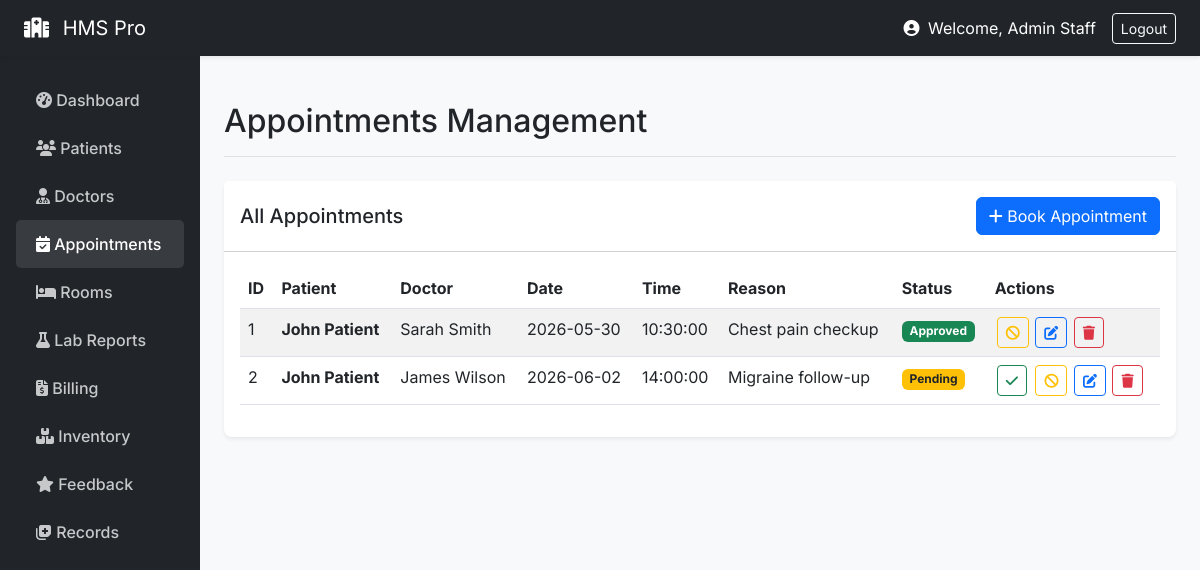
/staff/appointments (signed in), run on an earlier commit of the app's database.
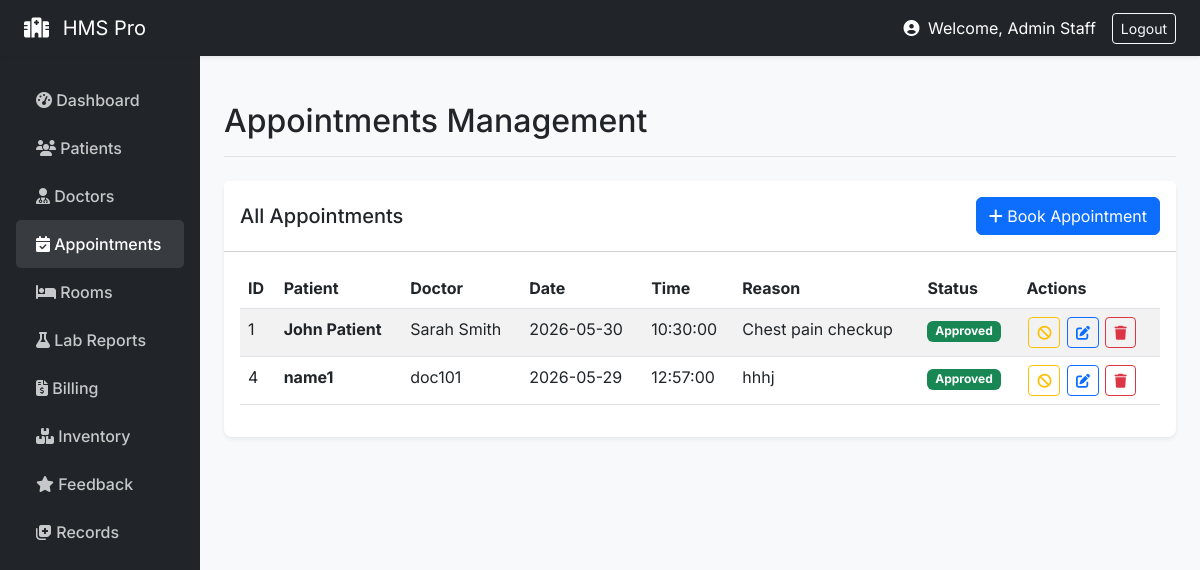
And on a later commit of the database.
### models/__init__.py (models this page shows, shortened)
class Appointment(db.Model):
    id = db.Column(db.Integer, primary_key=True)
    patient_id = db.Column(db.Integer, db.ForeignKey('user.id'))
    doctor_id = db.Column(db.Integer, db.ForeignKey('user.id'))
    department = db.Column(db.String(100))
    hospital_branch = db.Column(db.String(100))
    appointment_type = db.Column(db.String(50))
    date = db.Column(db.Date, nullable=False)
    time = db.Column(db.Time, nullable=False)
    status = db.Column(db.String(20), default='Pending')
    reason = db.Column(db.Text)
    symptoms = db.Column(db.Text)
    created_at = db.Column(db.DateTime, default=datetime.utcnow)
    patient = db.relationship('User', foreign_keys=[patient_id])
    doctor = db.relationship('User', foreign_keys=[doctor_id])

class User(UserMixin, db.Model):
    id = db.Column(db.Integer, primary_key=True)
    email = db.Column(db.String(120), unique=True, nullable=False)
    name = db.Column(db.String(100), nullable=False)
    role = db.Column(db.String(20), nullable=False)
    password_hash = db.Column(db.String(200), nullable=False)
    age = db.Column(db.Integer)
    gender = db.Column(db.String(10))
    staff_role = db.Column(db.String(50))
    department = db.Column(db.String(50))
    staff_id = db.Column(db.String(20))
    created_at = db.Column(db.DateTime, default=datetime.utcnow)

### routes/staff.py (the view, shortened to what this page needs)
@staff_bp.route('/appointments', methods=['GET', 'POST'])
def appointments():
    form = AppointmentForm()
    doctors_qs  = User.query.filter_by(role='staff').all()
    patients_qs = User.query.filter_by(role='patient').all()
    form.doctor_id.choices  = [(d.id, d.name) for d in doctors_qs]
    form.patient_id.choices = [(p.id, p.name) for p in patients_qs]
    query = Appointment.query
    if request.args.get('status'):
        query = query.filter_by(status=request.args.get('status'))
    if request.args.get('doctor_id'):
        query = query.filter_by(doctor_id=request.args.get('doctor_id'))
    if request.args.get('date'):
        try:
            filter_date = datetime.strptime(request.args.get('date'), '%Y-%m-%d').date()
            query = query.filter_by(date=filter_date)
        except ValueError:
            pass
    appointments_list = query.all()
    return render_template('appointments.html', appointments=appointments_list, form=form)

### models/__init__.py (called while the page is built)
@login_manager.user_loader
def load_user(user_id):
    return User.query.get(int(user_id))

### routes/staff.py (called while the page is built)
def staff_required(f):
    @wraps(f)
    def decorated_function(*args, **kwargs):
        if current_user.role != 'staff':
            flash('Staff access only', 'danger')
            return redirect(url_for('auth.login'))
        return f(*args, **kwargs)
    return decorated_function

@staff_bp.before_request
@login_required
@staff_required
def before_request():
    pass

### templates/appointments.html (shortened to what this page needs)
{% extends "base.html" %}
{% block page_title %}Appointments Management{% endblock %}
{% block content %}
<div class="card">
    <div class="card-header bg-white d-flex justify-content-between align-items-center py-3">
        <h5 class="mb-0">All Appointments</h5>
        <button type="button" class="btn btn-primary" data-bs-toggle="modal" data-bs-target="#addApptModal">
            <i class="fas fa-plus"></i> Book Appointment
        </button>
    </div>
    <div class="card-body">
        {% if appointments|length == 0 %}
        <div class="text-center text-muted py-5">
            <i class="fas fa-calendar-plus fa-3x mb-3"></i>
            <p>No appointments found. Click "Book Appointment" to create one.</p>
        </div>
        {% else %}
        <table class="table table-striped table-hover datatable w-100">
            <thead>
                <tr>
                    <th>ID</th>
                    <th>Patient</th>
                    <th>Doctor</th>
                    <th>Date</th>
                    <th>Time</th>
                    <th>Reason</th>
                    <th>Status</th>
                    <th>Actions</th>
                </tr>
            </thead>
            <tbody>
                {% for appt in appointments %}
                <tr>
                    <td>{{ appt.id }}</td>
                    <td><strong>{{ appt.patient.name if appt.patient else 'Unknown' }}</strong></td>
                    <td>{{ appt.doctor.name if appt.doctor else 'Unknown' }}</td>
                    <td>{{ appt.date }}</td>
                    <td>{{ appt.time }}</td>
                    <td>{{ appt.reason or '' }}</td>
                    <td>
                        {% if appt.status == 'Approved' %}
                        <span class="badge bg-success">Approved</span>
                        {% elif appt.status == 'Pending' %}
                        <span class="badge bg-warning text-dark">Pending</span>
                        {% elif appt.status == 'Cancelled' %}
                        <span class="badge bg-secondary">Cancelled</span>
                        {% else %}
                        <span class="badge bg-secondary">{{ appt.status }}</span>
                        {% endif %}
                    </td>
                    <td class="text-nowrap">
                        {% if appt.status != 'Approved' %}
                        <form action="{{ url_for('staff.approve_appointment', id=appt.id) }}" method="POST" class="action-form">
                            <button type="submit" class="btn btn-sm btn-outline-success" title="Approve"><i class="fas fa-check"></i></button>
                        </form>
                        {% endif %}
                        {% if appt.status != 'Cancelled' %}
                        <form action="{{ url_for('staff.cancel_appointment', id=appt.id) }}" method="POST" class="action-form">
                            <button type="submit" class="btn btn-sm btn-outline-warning" title="Cancel"><i class="fas fa-ban"></i></button>
                        </form>
                        {% endif %}
                        <a href="{{ url_for('staff.edit_appointment', id=appt.id) }}" class="btn btn-sm btn-outline-primary" title="Edit"><i class="fas fa-edit"></i></a>
                        <form action="{{ url_for('staff.delete_appointment', id=appt.id) }}" method="POST" class="action-form" onsubmit="return confirm('Delete this appointment?');">
                            <button type="submit" class="btn btn-sm btn-outline-danger" title="Delete"><i class="fas fa-trash"></i></button>
                        </form>
                    </td>
                </tr>
                {% endfor %}
            </tbody>
        </table>
        {% endif %}
    </div>
</div>
{% endblock %}

What changed in the data, as far as the page shows it:
removed Appointment: id "2", patient "John Patient", doctor "James Wilson", date "2026-06-02", time "14:00:00", reason "Migraine follow-up", status "Pending"
added Appointment: id "4", patient "name1", doctor "doc101", date "2026-05-29", time "12:57:00", reason "hhhj", status "Approved"
